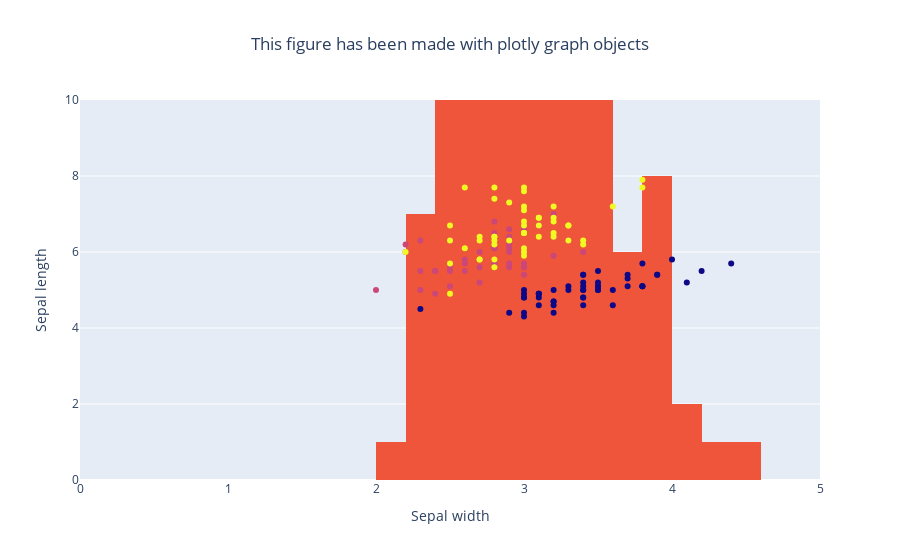

This figure's notebook cell:
### Code cell
# Hide the legend
fig.update_layout(
  showlegend=False
)

### Figure 1 — Plotly figure (JSON) as saved in the notebook; plotly's stock layout.template omitted (floating-point values rounded to 4 significant figures; data arrays with more than 128 entries replaced by an {"elided": "..."} marker saying what was removed)
{"data": [{"marker": {"color": {"elided": "150 int values"}}, "mode": "markers", "type": "scatter", "x": {"elided": "150 float values"}, "y": {"elided": "150 float values"}}, {"type": "histogram", "x": {"elided": "150 float values"}}], "layout": {"showlegend": false, "title": {"text": "This figure has been made with plotly graph objects", "x": 0.5}, "xaxis": {"range": [0, 5], "title": {"text": "Sepal width"}}, "yaxis": {"range": [0, 10], "title": {"text": "Sepal length"}}}}
